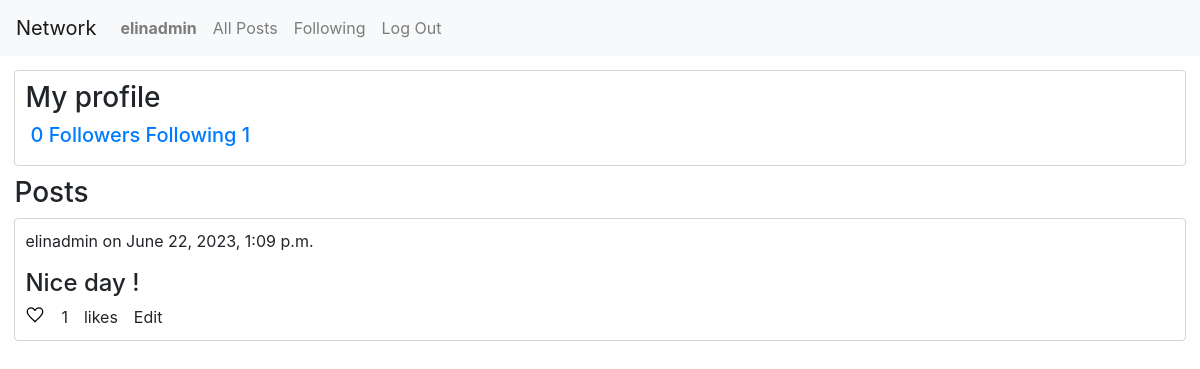
The app's page /profile/elinadmin (signed in), older data.
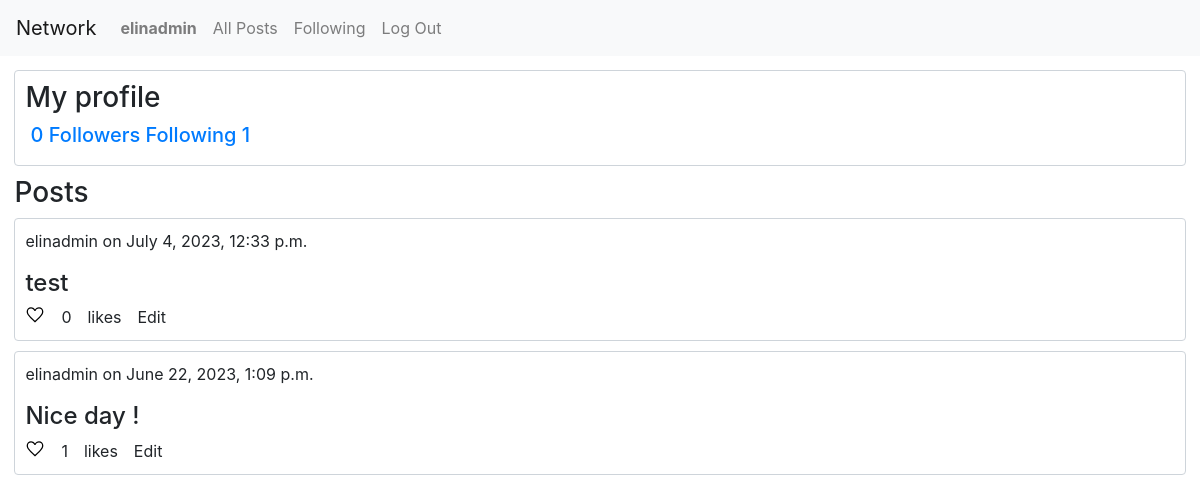
The same page, newer data.
### network/models.py (models this page shows, shortened)
class Posts(models.Model):
    id = models.AutoField(primary_key=True)
    username = models.ForeignKey(User,on_delete=models.CASCADE)
    date = models.DateTimeField(auto_now_add=True)
    post = models.TextField()
    likes = models.IntegerField()

class User(AbstractUser):
    id = models.AutoField(primary_key=True)
    following_count = models.IntegerField(blank=True)
    followers_count = models.IntegerField(blank=True)

### network/views.py (the view)
# urls.py: path("profile/<str:name>",views.profile, name="profile"),
def profile(request,name):
    profile_user = get_object_or_404(User, username = name)
    posts = Posts.objects.filter(username__username=profile_user).order_by('-date')
    likes = Like.objects.all()
    likedPosts.clear()
    currentUser = request.user
    isFollowing = False
    followers_count = profile_user.followers_count
    following_count = profile_user.following_count
    paginator = Paginator(posts,10)
    pagenum = request.GET.get('page')
    page_posts = paginator.get_page(pagenum)
    for like in likes:
        if like.user.id == currentUser.id:
            likedPosts.append(like.post.id)
    user_instance = Follow.objects.filter(user=currentUser).first()
    if user_instance:
        if user_instance.follows.filter(pk=profile_user.pk):
            isFollowing = True
        else:
            isFollowing = False
    return render(request,"network/profile.html",{
        "profile_user":profile_user,
        "posts":posts,
        "page_posts":page_posts,
        "message":"This user has no posts",
        "isfollowing":isFollowing,
        "followers_count":followers_count,
        "following_count":following_count,
        "likedposts":likedPosts
    })

### network/templates/network/profile.html (shortened to what this page needs)
{% extends "network/layout.html" %}
{% load static %}
{% block body %}
    <div class="box">
        {% if request.user.username == profile_user.username %}
            <h3>My profile</h3>
        {% else %}
            <h3>{{profile_user.username}}'s profile</h3>
        {% endif %}
        <div class="horizontal-box">
            <div class="count">
                <h5><a href="">{{followers_count}} Followers</a></h5>
                <h5><a href="">Following {{following_count}}</a></h5>
            </div>
        </div>
    </div>
        <h3>Posts</h3>
        {% if posts %}
            {% for post in page_posts %}
                <div class="box">
                    <p>{{post.username}} on {{post.date}}</p>
                    <div class="content" id="content-{{post.id}}">
                        <h4>{{post.post}}</h4>
                    </div>
                    <div class="postsection">
                        {% if user.is_authenticated %}
                            {% if post.id in likedposts %}
                                <img class="likeicon" data-post="{{post.id}}" id="{{post.id}}" onclick = "likehandler({{post.id}},{{likedposts}})" src="{% static 'network/liked.svg' %}"/>
                            {% else %}
                                <img class="likeicon" data-post="{{post.id}}" id = "{{post.id}}" onclick="likehandler({{post.id}},{{likedposts}})" src="{% static 'network/like.svg' %}"/>
                            {% endif %}
                        {% endif %}
                        <p id="{{post.id}}-likes">{{post.likes}}</p><p>likes</p>
                        {% if request.user.username == post.username.username %}
                            <a class="postitem" onclick = "edit({{post.id}})">Edit</a>
                        {% endif %}
                    </div>
                </div>
            {% endfor %}
        {% else %}
            <h4>{{message}}<h4>
        {% endif %}
{% endblock %}

Row changes from the older to the newer data that the page shows:
added Posts: username "elinadmin", date "July 4, 2023, 12:33 p.m.", post "test", likes "0"
